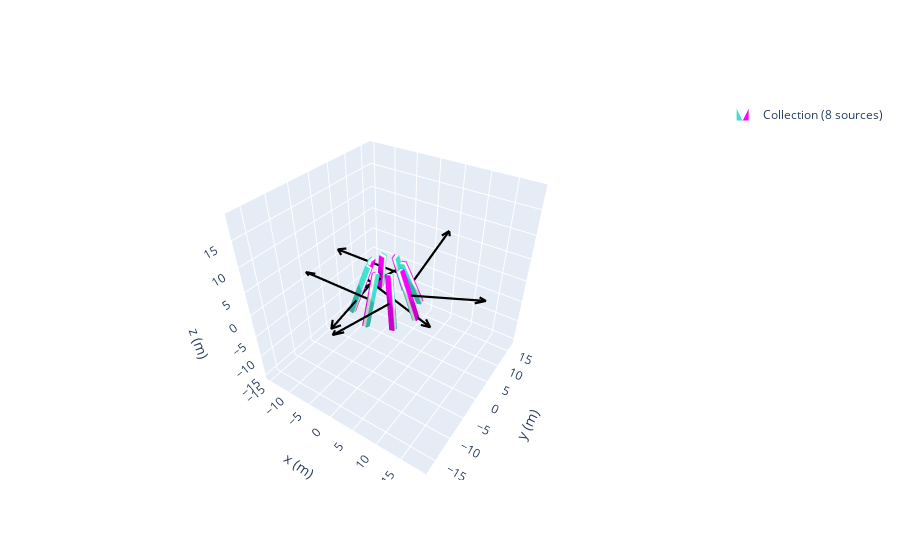

Write notebook code for a chart like this one.
### Code cell
N = 8
angles = np.linspace(0, 360, N, endpoint=False)

halbach = magpy.Collection()


for a in angles:
    cube = magpy.magnet.Cuboid(
        dimension=(1,1,10),
        polarization=(1,0,0),
        position=(5,0,0),  style_magnetization = mystyle
    )
    cube.rotate_from_angax(a, 'z')
    cube.rotate_from_angax(-20, 'y',anchor = 0)
    cube.rotate_from_angax(a, 'z', anchor=0)
   
 
    halbach.add(cube)

halbach.show(backend='plotly')
